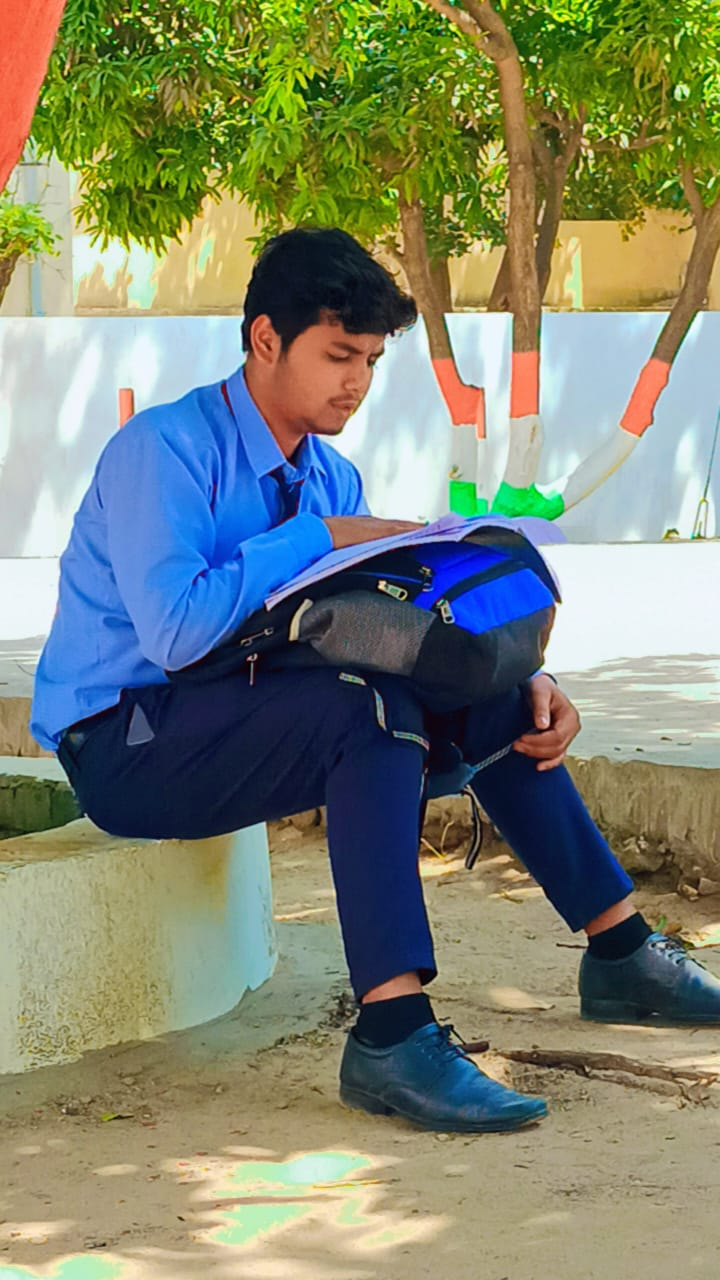
#> input picture avni.jpg, 720 x 1280 px, found by its file name
$ python dip.py
#> lines starting #> are read from the running program, lines starting #| are printed output that depends on the picture
import cv2
import numpy as np
import matplotlib.pyplot as plt

# Load image
img = cv2.imread('C://Users//ASUS//OneDrive//Desktop//avni.jpg', 0)  # Grayscale for intensity transforms
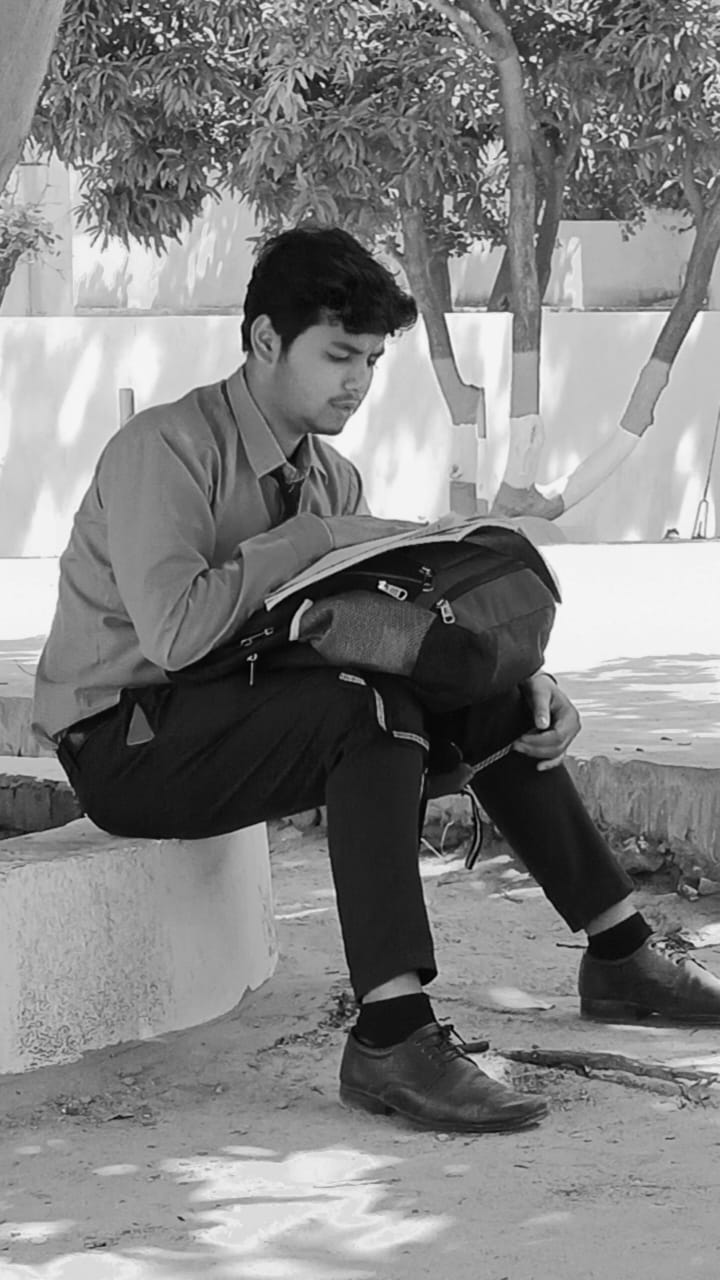
#> img: shape (1280, 720); min 0, max 254, mean 129.7
color_img = cv2.imread('C://Users//ASUS//OneDrive//Desktop//avni.jpg')
#> color_img is the input picture: shape (1280, 720, 3); mean B, G, R 114.2, 134.3, 126.7
color_img = cv2.cvtColor(color_img, cv2.COLOR_BGR2RGB)

# 1. Intensity Transformations
negative = 255 - img
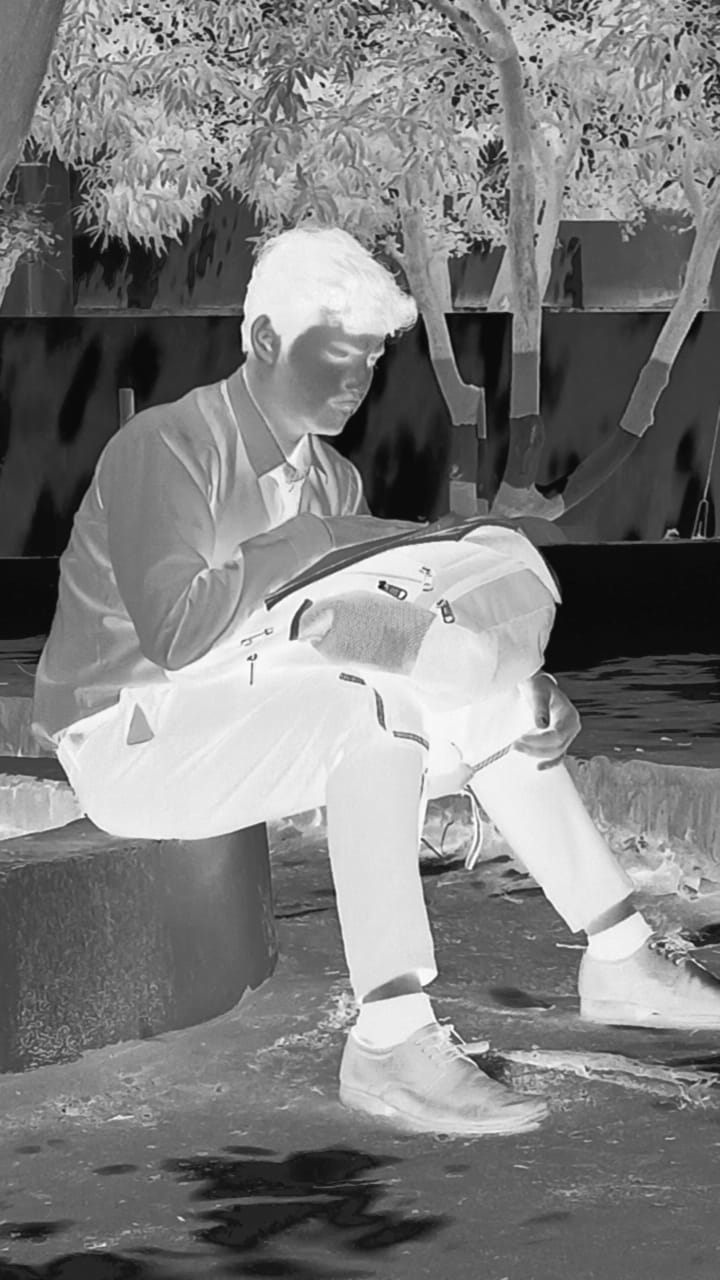
#> negative: shape (1280, 720); min 1, max 255, mean 125.3
log_trans = np.uint8(30 * np.log1p(img))
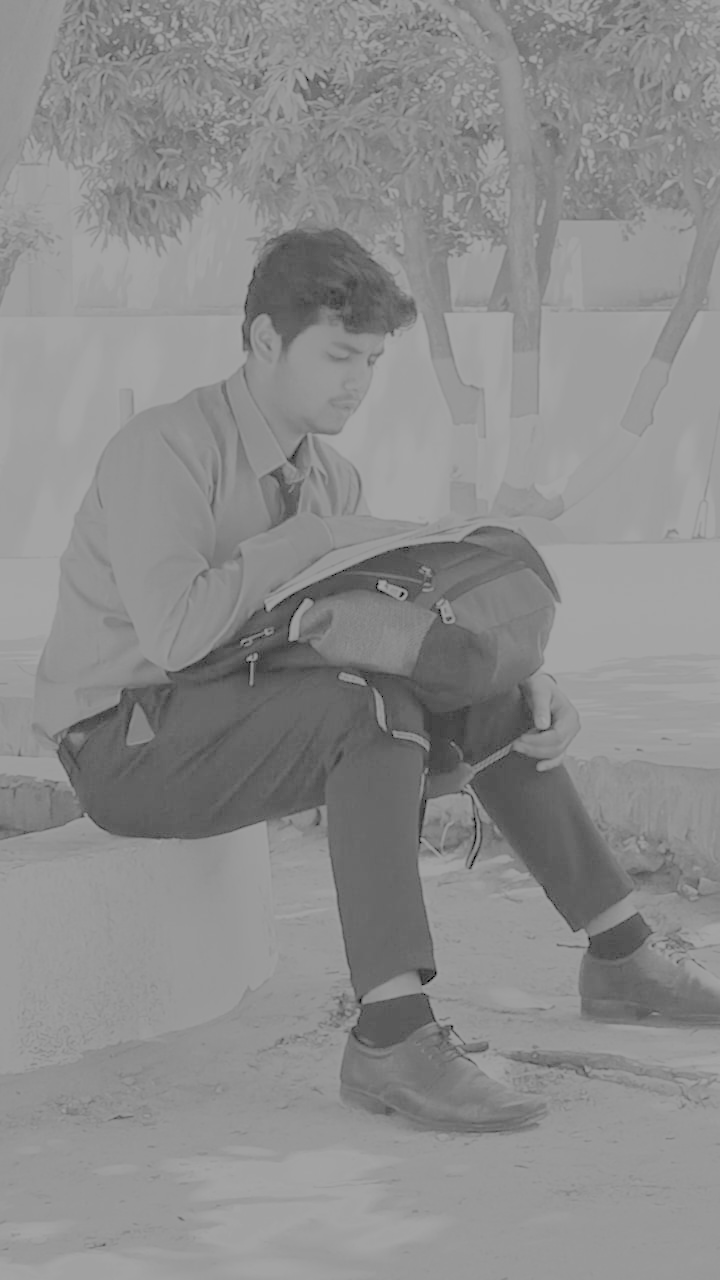
#> log_trans: shape (1280, 720); min 0, max 166, mean 140.1
gamma = np.uint8(255 * (img/255)**0.5)
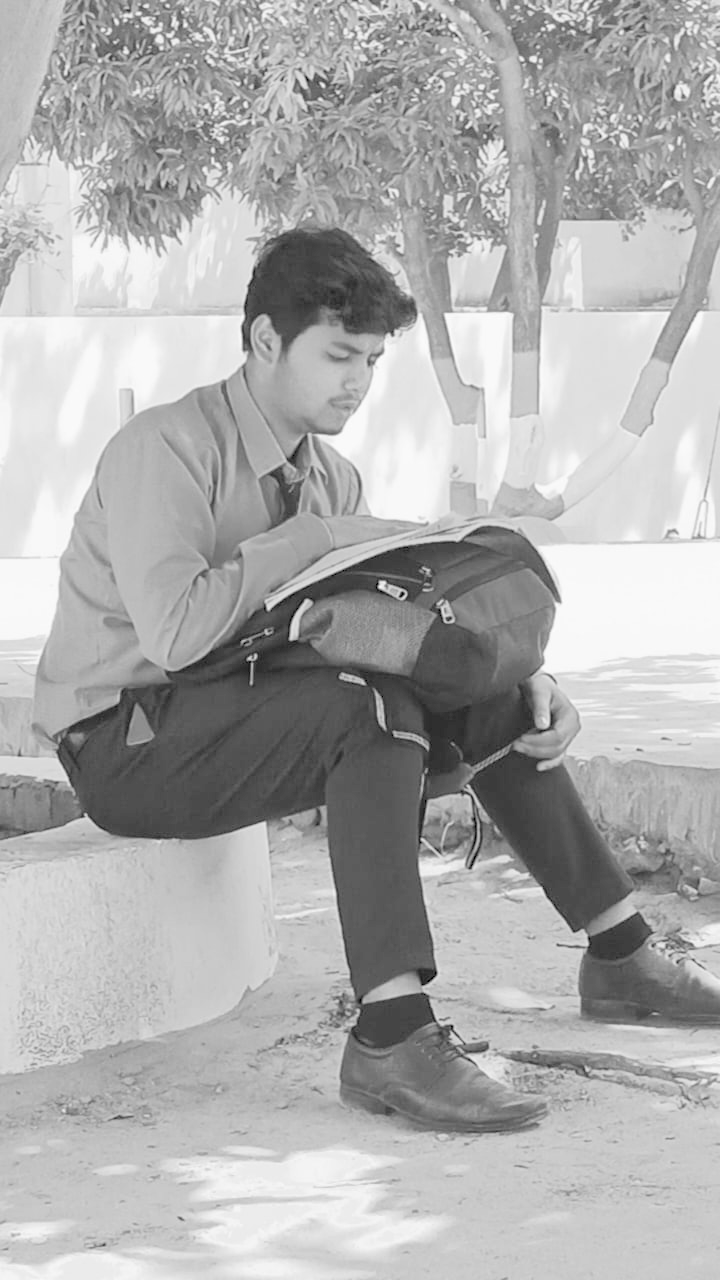
#> gamma: shape (1280, 720); min 0, max 254, mean 174

# 2. Histograms
plt.figure(figsize=(15, 10))

# Plot transformations
plt.subplot(231), plt.imshow(img, cmap='gray'), plt.title('Original')
plt.subplot(232), plt.imshow(negative, cmap='gray'), plt.title('Negative')
plt.subplot(233), plt.imshow(log_trans, cmap='gray'), plt.title('Log Transform')
plt.subplot(234), plt.imshow(gamma, cmap='gray'), plt.title('Gamma (0.5)')

# Plot histograms
plt.subplot(235), plt.hist(img.ravel(), 256, [0,256]), plt.title('Histogram')
plt.subplot(236), plt.hist(log_trans.ravel(), 256, [0,256]), plt.title('Log Transform Hist')

plt.tight_layout()
plt.show()
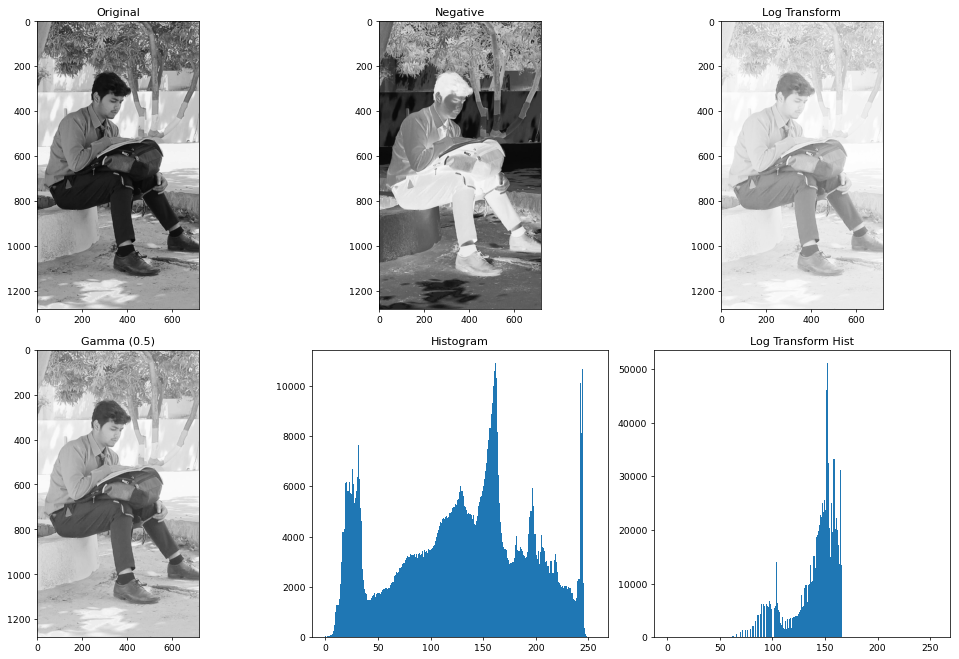
#> figure drawn by matplotlib, 6 panels; panel 5: tallest bar 10890 high, from x = 161 to 162; panel 6: tallest bar 51047 high, from x = 152 to 153

# 3. Color Image Processing
# Smoothing (Averaging Filter)
blur = cv2.blur(color_img, (5,5))

# Sharpening (Laplacian)
kernel = np.array([[0, -1, 0],
                   [-1, 5, -1],
                   [0, -1, 0]])
sharp = cv2.filter2D(color_img, -1, kernel)

# Display results
plt.figure(figsize=(12, 4))
plt.subplot(131), plt.imshow(color_img), plt.title('Original')
plt.subplot(132), plt.imshow(blur), plt.title('Smoothed')
plt.subplot(133), plt.imshow(sharp), plt.title('Sharpened')
plt.tight_layout()
plt.show()
